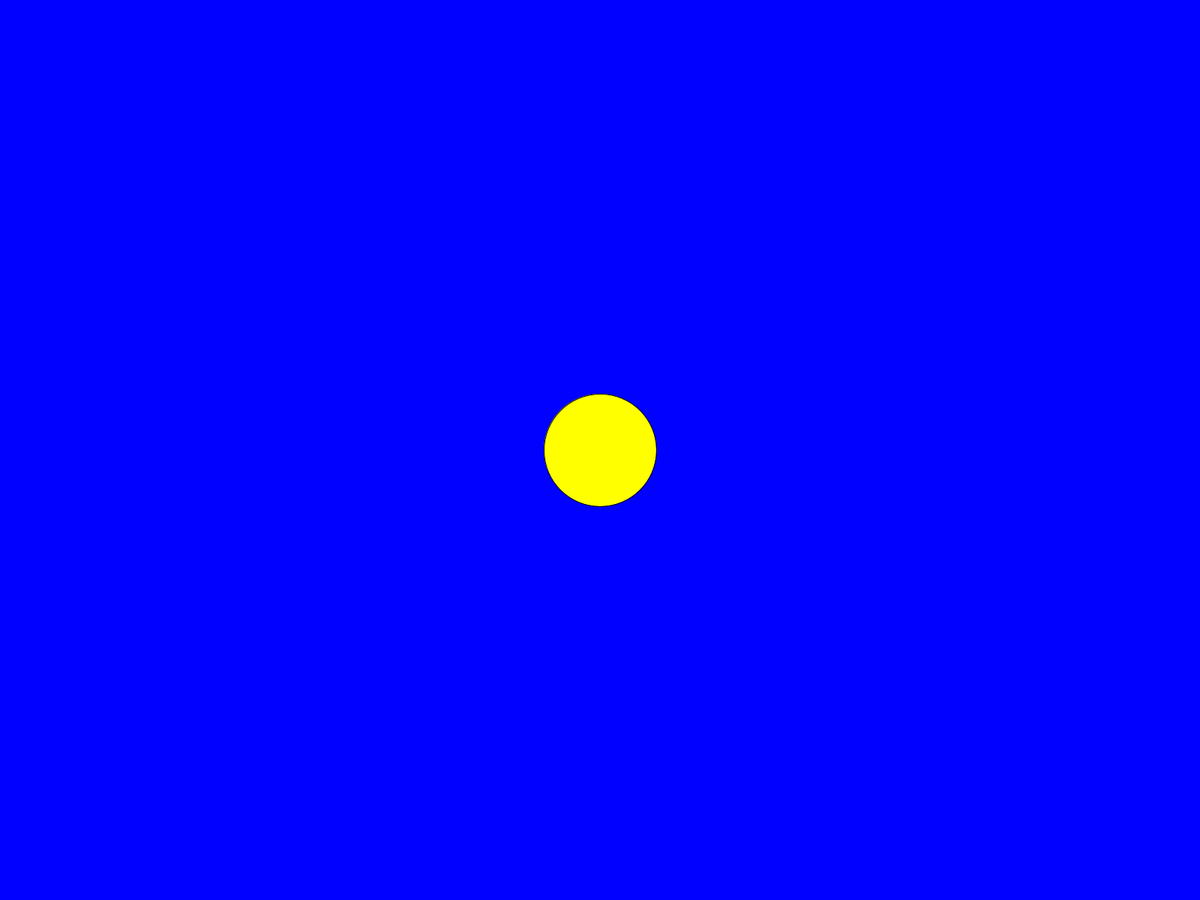
Frame 1 (no input)
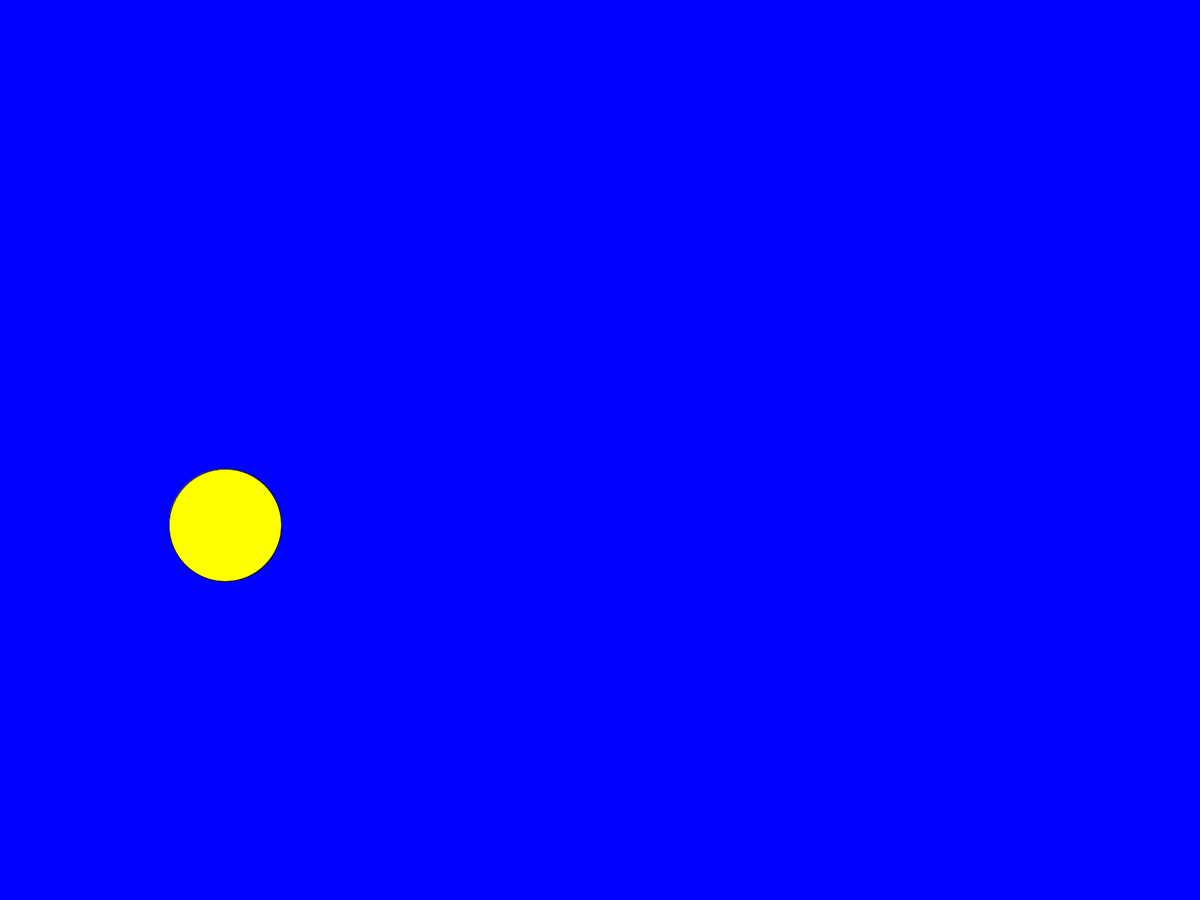
Frame 60 (the mouse pressed at the canvas centre just before this capture)
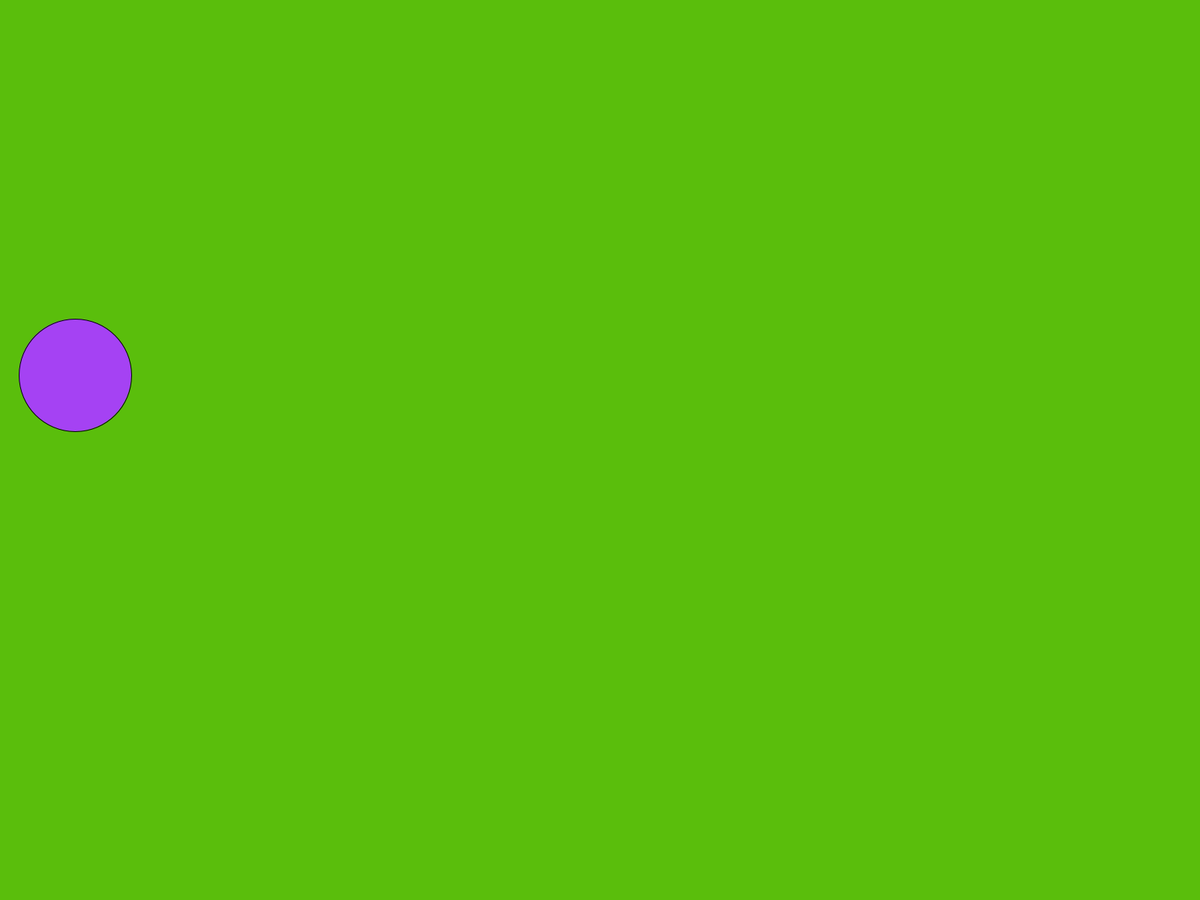
Frame 120 (the mouse held since frame 60 and released just before this capture)

The Processing sketch that drew these frames (run headless with seeded random() and noise(); from frame 60 on, the mouse is pressed at the canvas centre):

// Processing sketch: Variable_Introduction
// ── Variable_Introduction.pde
// variable declarations --> type + identifier
int x;
int y;
color c;
int w;
int xChange;
int yChange;
void setup() {
  fullScreen();
  // variable initializations
  x = width / 2;
  y = height / 2;
  c = #ffff00; // equivalent to color(255, 255, 0);
  w = 150;
  xChange = 100;
  yChange = 100;
}
void draw() {
  background(255-c);
  fill(c);
  ellipse(x, y, w, w);
  x += xChange;
  y += yChange;
  if (x > width - w/ 2|| x < w / 2) {
    xChange = -xChange;
  } else if (y > height - w / 2|| y < w / 2) {
    yChange = -yChange;
  }
}
void keyPressed() {
  if (key == 'w') {
    y -= 5;
  } else if (key == 'a') {
    x -= 5;
  } else if (key == 's') {
    y += 5;
  } else if (key == 'd') {
    x += 4;
  }
  }
void mousePressed() {
  c = color(random(256), random(256),random(256));
}
